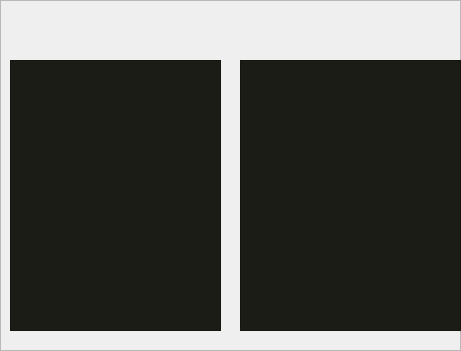
   <widget class="QFrame" name="frame">
    <property name="geometry">
     <rect>
      <x>100</x>
      <y>360</y>
      <width>461</width>
      <height>351</height>
     </rect>
    </property>
    <property name="palette">
     <palette>
      <active/>
      <inactive/>
      <disabled/>
     </palette>
    </property>
    <property name="styleSheet">
     <string notr="true">border-image:transparent</string>
    </property>
    <property name="frameShape">
     <enum>QFrame::StyledPanel</enum>
    </property>
    <property name="frameShadow">
     <enum>QFrame::Raised</enum>
    </property>
    <widget class="QLabel" name="assemblyCode_label">
     <property name="geometry">
      <rect>
       <x>10</x>
       <y>20</y>
       <width>81</width>
       <height>31</height>
      </rect>
     </property>
     <property name="accessibleDescription">
      <string/>
     </property>
     <property name="text">
      <string/>
     </property>
     <property name="pixmap">
      <pixmap resource="image.qrc">:/image/images/CODE.png</pixmap>
     </property>
     <property name="scaledContents">
      <bool>true</bool>
     </property>
    </widget>
    <widget class="QPlainTextEdit" name="assemblyCode_text">
     <property name="geometry">
      <rect>
       <x>10</x>
       <y>60</y>
       <width>211</width>
       <height>271</height>
      </rect>
     </property>
     <property name="palette">
      <palette>
       <active>
        <colorrole role="WindowText">
         <brush brushstyle="SolidPattern">
          <color alpha="255">
           <red>185</red>
           <green>185</green>
           <blue>185</blue>
          </color>
         </brush>
        </colorrole>
        <colorrole role="Button">
         <brush brushstyle="SolidPattern">
          <color alpha="255">
           <red>27</red>
           <green>28</green>
           <blue>21</blue>
          </color>
         </brush>
        </colorrole>
        <colorrole role="Text">
         <brush brushstyle="SolidPattern">
          <color alpha="255">
           <red>184</red>
           <green>184</green>
           <blue>184</blue>
          </color>
         </brush>
        </colorrole>
        <colorrole role="Base">
         <brush brushstyle="SolidPattern">
          <color alpha="255">
           <red>27</red>
           <green>28</green>
           <blue>21</blue>
          </color>
         </brush>
        </colorrole>
        <colorrole role="Window">
         <brush brushstyle="SolidPattern">
          <color alpha="255">
           <red>27</red>
           <green>28</green>
           <blue>21</blue>
          </color>
         </brush>
        </colorrole>
        <colorrole role="Highlight">
         <brush brushstyle="SolidPattern">
          <color alpha="255">
           <red>44</red>
           <green>138</green>
           <blue>65</blue>
          </color>
         </brush>
        </colorrole>
        <colorrole role="PlaceholderText">
         <brush brushstyle="SolidPattern">
          <color alpha="128">
           <red>184</red>
           <green>184</green>
           <blue>184</blue>
          </color>
         </brush>
        </colorrole>
       </active>
       <inactive>
        <colorrole role="WindowText">
         <brush brushstyle="SolidPattern">
          <color alpha="255">
           <red>185</red>
           <green>185</green>
           <blue>185</blue>
          </color>
         </brush>
        </colorrole>
        <colorrole role="Button">
         <brush brushstyle="SolidPattern">
          <color alpha="255">
           <red>27</red>
           <green>28</green>
           <blue>21</blue>
          </color>
         </brush>
        </colorrole>
        <colorrole role="Text">
         <brush brushstyle="SolidPattern">
          <color alpha="255">
           <red>184</red>
           <green>184</green>
           <blue>184</blue>
          </color>
         </brush>
        </colorrole>
        <colorrole role="Base">
         <brush brushstyle="SolidPattern">
          <color alpha="255">
           <red>27</red>
           <green>28</green>
           <blue>21</blue>
          </color>
         </brush>
        </colorrole>
        <colorrole role="Window">
         <brush brushstyle="SolidPattern">
          <color alpha="255">
           <red>27</red>
           <green>28</green>
           <blue>21</blue>
          </color>
         </brush>
        </colorrole>
        <colorrole role="Highlight">
         <brush brushstyle="SolidPattern">
          <color alpha="255">
           <red>44</red>
           <green>138</green>
           <blue>65</blue>
          </color>
         </brush>
        </colorrole>
        <colorrole role="PlaceholderText">
         <brush brushstyle="SolidPattern">
          <color alpha="128">
           <red>184</red>
           <green>184</green>
           <blue>184</blue>
          </color>
         </brush>
        </colorrole>
       </inactive>
       <disabled>
        <colorrole role="WindowText">
         <brush brushstyle="SolidPattern">
          <color alpha="255">
           <red>120</red>
           <green>120</green>
           <blue>120</blue>
          </color>
         </brush>
        </colorrole>
        <colorrole role="Button">
         <brush brushstyle="SolidPattern">
          <color alpha="255">
           <red>27</red>
           <green>28</green>
           <blue>21</blue>
          </color>
         </brush>
        </colorrole>
        <colorrole role="Text">
         <brush brushstyle="SolidPattern">
          <color alpha="255">
           <red>120</red>
           <green>120</green>
           <blue>120</blue>
          </color>
         </brush>
        </colorrole>
        <colorrole role="Base">
         <brush brushstyle="SolidPattern">
          <color alpha="255">
           <red>27</red>
           <green>28</green>
           <blue>21</blue>
          </color>
         </brush>
        </colorrole>
        <colorrole role="Window">
         <brush brushstyle="SolidPattern">
          <color alpha="255">
           <red>27</red>
           <green>28</green>
           <blue>21</blue>
          </color>
         </brush>
        </colorrole>
        <colorrole role="Highlight">
         <brush brushstyle="SolidPattern">
          <color alpha="255">
           <red>0</red>
           <green>120</green>
           <blue>215</blue>
          </color>
         </brush>
        </colorrole>
        <colorrole role="PlaceholderText">
         <brush brushstyle="SolidPattern">
          <color alpha="128">
           <red>0</red>
           <green>0</green>
           <blue>0</blue>
          </color>
         </brush>
        </colorrole>
       </disabled>
      </palette>
     </property>
     <property name="font">
      <font>
       <family>8514oem</family>
       <pointsize>12</pointsize>
      </font>
     </property>
     <property name="cursor" stdset="0">
      <cursorShape>IBeamCursor</cursorShape>
     </property>
     <property name="autoFillBackground">
      <bool>false</bool>
     </property>
     <property name="styleSheet">
      <string notr="true">background-color : rgb(27, 28, 21)</string>
     </property>
    </widget>
    <widget class="QPlainTextEdit" name="controlCode_text">
     <property name="geometry">
      <rect>
       <x>240</x>
       <y>60</y>
       <width>221</width>
       <height>271</height>
      </rect>
     </property>
     <property name="palette">
      <palette>
       <active>
        <colorrole role="Button">
         <brush brushstyle="SolidPattern">
          <color alpha="255">
           <red>27</red>
           <green>28</green>
           <blue>21</blue>
          </color>
         </brush>
        </colorrole>
        <colorrole role="Text">
         <brush brushstyle="SolidPattern">
          <color alpha="255">
           <red>182</red>
           <green>182</green>
           <blue>182</blue>
          </color>
         </brush>
        </colorrole>
        <colorrole role="Base">
         <brush brushstyle="SolidPattern">
          <color alpha="255">
           <red>27</red>
           <green>28</green>
           <blue>21</blue>
          </color>
         </brush>
        </colorrole>
        <colorrole role="Window">
         <brush brushstyle="SolidPattern">
          <color alpha="255">
           <red>27</red>
           <green>28</green>
           <blue>21</blue>
          </color>
         </brush>
        </colorrole>
        <colorrole role="Highlight">
         <brush brushstyle="SolidPattern">
          <color alpha="255">
           <red>32</red>
           <green>104</green>
           <blue>48</blue>
          </color>
         </brush>
        </colorrole>
        <colorrole role="PlaceholderText">
         <brush brushstyle="SolidPattern">
          <color alpha="128">
           <red>182</red>
           <green>182</green>
           <blue>182</blue>
          </color>
         </brush>
        </colorrole>
       </active>
       <inactive>
        <colorrole role="Button">
         <brush brushstyle="SolidPattern">
          <color alpha="255">
           <red>27</red>
           <green>28</green>
           <blue>21</blue>
          </color>
         </brush>
        </colorrole>
        <colorrole role="Text">
         <brush brushstyle="SolidPattern">
          <color alpha="255">
           <red>182</red>
           <green>182</green>
           <blue>182</blue>
          </color>
         </brush>
        </colorrole>
        <colorrole role="Base">
         <brush brushstyle="SolidPattern">
          <color alpha="255">
           <red>27</red>
           <green>28</green>
           <blue>21</blue>
          </color>
         </brush>
        </colorrole>
        <colorrole role="Window">
         <brush brushstyle="SolidPattern">
          <color alpha="255">
           <red>27</red>
           <green>28</green>
           <blue>21</blue>
          </color>
         </brush>
        </colorrole>
        <colorrole role="Highlight">
         <brush brushstyle="SolidPattern">
          <color alpha="255">
           <red>32</red>
           <green>104</green>
           <blue>48</blue>
          </color>
         </brush>
        </colorrole>
        <colorrole role="PlaceholderText">
         <brush brushstyle="SolidPattern">
          <color alpha="128">
           <red>182</red>
           <green>182</green>
           <blue>182</blue>
          </color>
         </brush>
        </colorrole>
       </inactive>
       <disabled>
        <colorrole role="Button">
         <brush brushstyle="SolidPattern">
          <color alpha="255">
           <red>27</red>
           <green>28</green>
           <blue>21</blue>
          </color>
         </brush>
        </colorrole>
        <colorrole role="Text">
         <brush brushstyle="SolidPattern">
          <color alpha="255">
           <red>120</red>
           <green>120</green>
           <blue>120</blue>
          </color>
         </brush>
        </colorrole>
        <colorrole role="Base">
         <brush brushstyle="SolidPattern">
          <color alpha="255">
           <red>27</red>
           <green>28</green>
           <blue>21</blue>
          </color>
         </brush>
        </colorrole>
        <colorrole role="Window">
         <brush brushstyle="SolidPattern">
          <color alpha="255">
           <red>27</red>
           <green>28</green>
           <blue>21</blue>
          </color>
         </brush>
        </colorrole>
        <colorrole role="Highlight">
         <brush brushstyle="SolidPattern">
          <color alpha="255">
           <red>0</red>
           <green>120</green>
           <blue>215</blue>
          </color>
         </brush>
        </colorrole>
        <colorrole role="PlaceholderText">
         <brush brushstyle="SolidPattern">
          <color alpha="128">
           <red>0</red>
           <green>0</green>
           <blue>0</blue>
          </color>
         </brush>
        </colorrole>
       </disabled>
      </palette>
     </property>
     <property name="font">
      <font>
       <family>8514oem</family>
       <pointsize>12</pointsize>
      </font>
     </property>
     <property name="cursor" stdset="0">
      <cursorShape>IBeamCursor</cursorShape>
     </property>
     <property name="autoFillBackground">
      <bool>false</bool>
     </property>
     <property name="styleSheet">
      <string notr="true">background-color : rgb(27, 28, 21)</string>
     </property>
    </widget>
    <widget class="QLabel" name="controlCode_label">
     <property name="geometry">
      <rect>
       <x>240</x>
       <y>20</y>
       <width>171</width>
       <height>31</height>
      </rect>
     </property>
     <property name="accessibleDescription">
      <string/>
     </property>
     <property name="text">
      <string/>
     </property>
     <property name="pixmap">
      <pixmap resource="image.qrc">:/image/images/CONTROL CODE.png</pixmap>
     </property>
     <property name="scaledContents">
      <bool>true</bool>
     </property>
    </widget>
   </widget>
